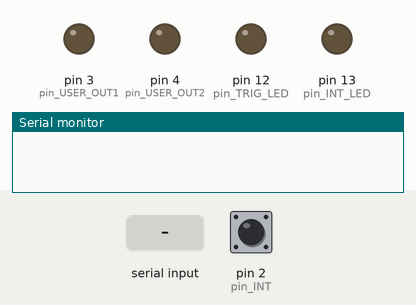
A sketch run on a simulated Arduino Nano, built with avr-gcc and run on an emulated ATmega328P. Parts: output pins drawn as LEDs (lit = HIGH), the last lines printed to the serial monitor. The inputs (shaded band) are chosen by the test bench; at power-on: pin 2 (pin_INT) HIGH. Pins used as bus, display or sensor lines are not drawn.

Above: at 1.2 s.
1.3 s: pin 2 (pin_INT) pulled LOW for 0.15 s
At 2.2 s:
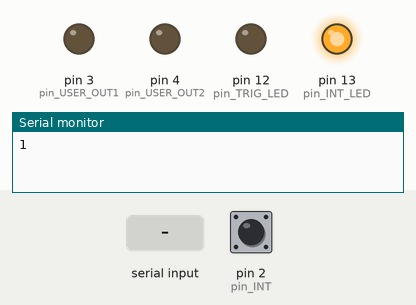
3.9 s: "1" received over Serial
At 5.1 s:
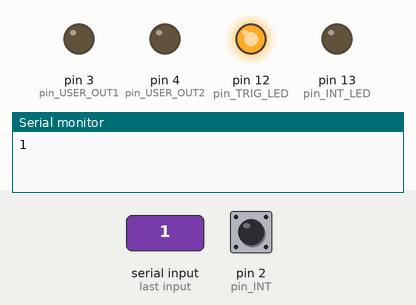
5.4 s: "3" received over Serial
At 6.4 s:
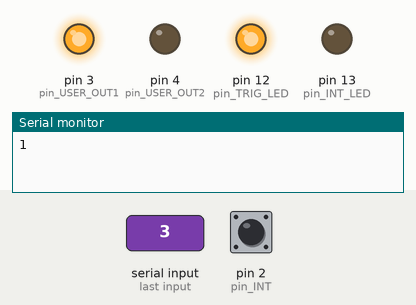
6.9 s: pin 2 (pin_INT) pulled LOW for 1 s
At 8.3 s:
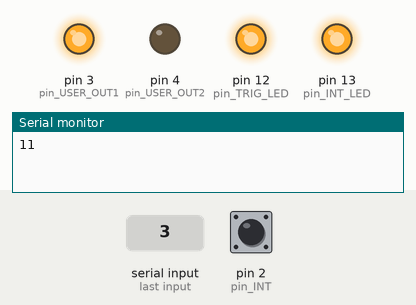
10.4 s: "0" received over Serial
At 11.4 s:
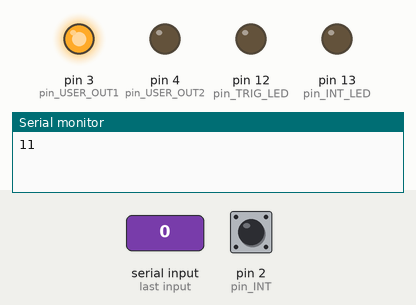
11.9 s: "4" received over Serial
At 12.5 s:
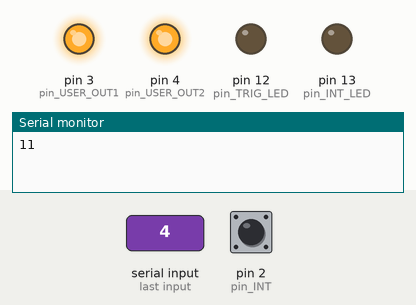
Timing chart, 0 to 14.4 s (numbered marks = the images above; inputs shaded):
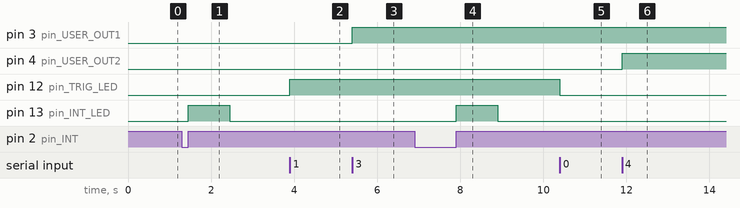

Measured:
- after the input at 1.3 s, pin 13 (pin_INT_LED): LOW → HIGH after 0.15 s, → LOW 1.0 s later
- after the input at 3.9 s, pin 12 (pin_TRIG_LED): LOW → HIGH at once
- after the input at 5.4 s, pin 3 (pin_USER_OUT1): LOW → HIGH at once
- after the input at 6.9 s, pin 13 (pin_INT_LED): LOW → HIGH after 1.0 s, → LOW 1.0 s later
- after the input at 10.4 s, pin 12 (pin_TRIG_LED): HIGH → LOW at once
- after the input at 11.9 s, pin 4 (pin_USER_OUT2): LOW → HIGH at once

The sketch:

QDSpy_DIO_wTrigger_User.ino
```cpp
/* QDSpy simple digital interface
 * Changed in August 2025 for Setup #2 (TE)
 * -> new pins
 * Notes:
 * - To make sure that the connection to the PC is as fast as possible,
 *   the BAUD rate is set to `230400`. Lower it, if the communication is
 *   not reliable
 * - If you want to test this using the Arduino IDE's serial monitor,
 *   make sure that the monitor does not add anything to your command
 *   (non LF and/or CR)
 * - Check that the Arduino board you are using supports interrupts at
 *   `pin_INT`; for the Nano, this is only pins 2,3
 *
 * Function:
 * - To signal a trigger/marker event, QDSpy sends a `1` via the serial
 *   port; this signal can be picked up at pin `pin_LED` (usually 13)
*/

#define  pin_TRIG      11       // Trigger out pin
#define  pin_TRIG_LED  12       // Trigger out LED
#define  pin_INT_LED   13       // LED that signals interrupt detected
#define  pin_INT       2        // Interrupt pin
#define  pin_USER_OUT1 3        // User out pin
#define  pin_USER_OUT2 4        // User out pin
#define  INT_EVENT     RISING   // Event that triggers the interrupt
#define  DEBOUNCE_MS   10

String   sParam = "";
bool     LEDon = false;
unsigned long t_lastEvent_ms = 0;

void setup()
{
  Serial.begin(230400);
  pinMode(pin_TRIG_LED, OUTPUT);
  pinMode(pin_TRIG, OUTPUT);
  pinMode(pin_INT_LED, OUTPUT);
  pinMode(pin_INT, INPUT_PULLUP);
  pinMode(pin_USER_OUT1, OUTPUT);
  pinMode(pin_USER_OUT2, OUTPUT);
  attachInterrupt(digitalPinToInterrupt(pin_INT), triggerEvent, INT_EVENT);
  /*
  Serial.setTimeout(5000);
  Serial.println("Waiting for configuration ...");
  sParam = Serial.readStringUntil('#');
  if(sParam.length() == 0) {
    // Default
    pinMode(pin_TRIG, OUTPUT);
    pinMode(pin_LED, OUTPUT);
    pinMode(pin_INT, INPUT_PULLUP);
    attachInterrupt(digitalPinToInterrupt(pin_INT), triggerEvent, INT_EVENT);
    Serial.println("Using default pins");
  }
  else {
    //...
    Serial.println("Using user pins");
  }
  Serial.setTimeout();
  */
}


void loop()
{
  delayMicroseconds(1000);
  if(LEDon and (millis() -t_lastEvent_ms > 1000)) {
    digitalWrite(pin_INT_LED, false);
    LEDon = false;
  }
}

void triggerEvent()
{
  unsigned long t_ms = millis();
  if (t_ms -t_lastEvent_ms > DEBOUNCE_MS) {
    Serial.print('1');
    digitalWrite(pin_INT_LED, true);
    LEDon = true;
  }
  t_lastEvent_ms = t_ms;
}

void serialEvent()
{
  char ch;

  while (Serial.available()) {
    ch = (char)Serial.read();
    if(ch == '1') {
      digitalWrite(pin_TRIG, true);
      digitalWrite(pin_TRIG_LED, true);
    } else if(ch == '0')  {
      digitalWrite(pin_TRIG, false);
      digitalWrite(pin_TRIG_LED, false);
    } else if(ch == '3')  {
      digitalWrite(pin_USER_OUT1, true);
    } else if(ch == '2')  {
      digitalWrite(pin_USER_OUT1, false);
    } else if(ch == '4')  {
      digitalWrite(pin_USER_OUT2, true);
    } else if(ch == '5')  {
      digitalWrite(pin_USER_OUT2, false);
    }
  }
}
```
